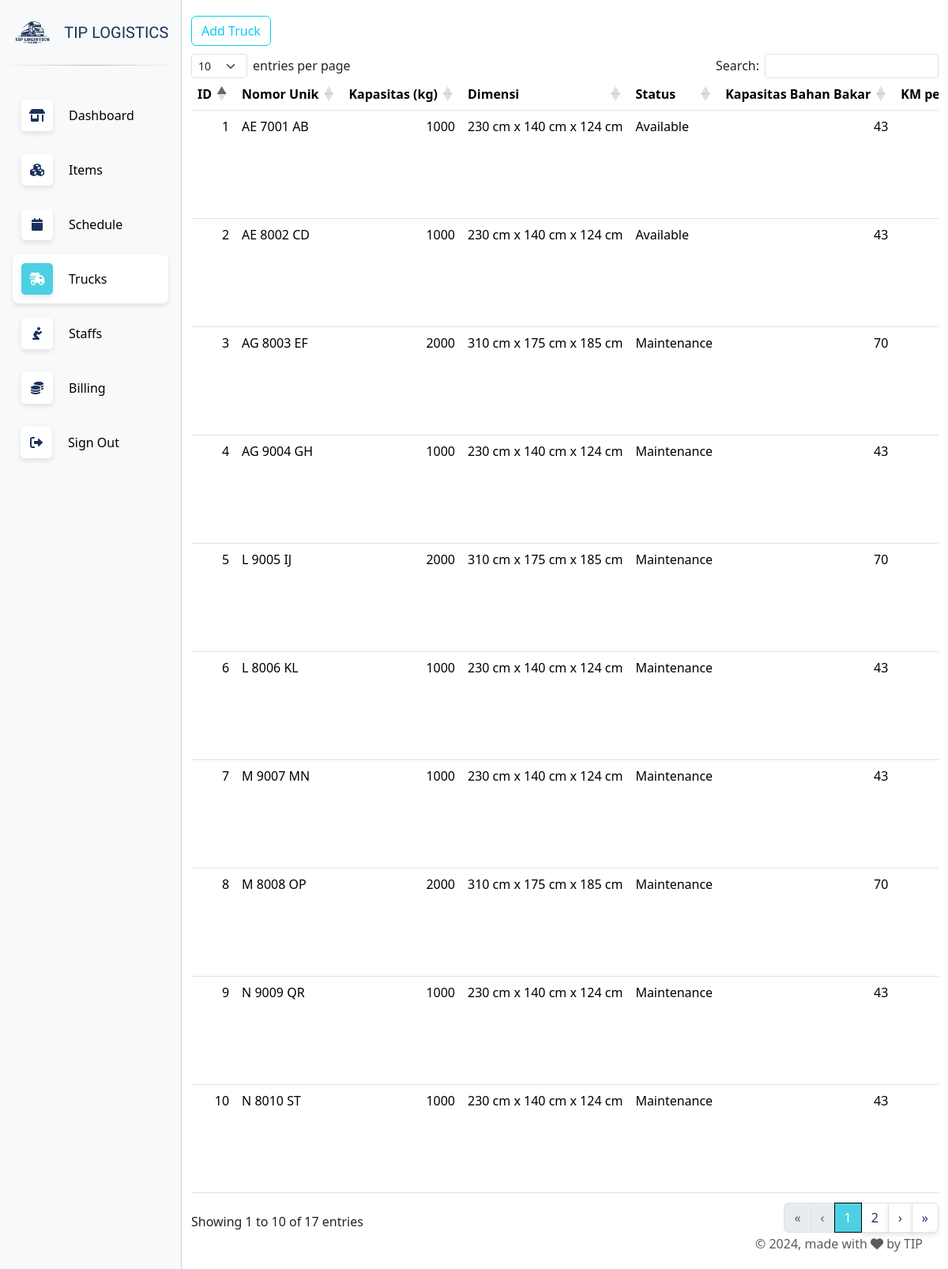
The page /trucks.php (signed in) on the database its author committed.
### tables this page shows
CREATE TABLE `truck` (
  `id` int(11) NOT NULL,
  `unique_number` varchar(11) DEFAULT NULL,
  `capacity_kg` int(11) NOT NULL,
  `panjang` float NOT NULL,
  `lebar` float NOT NULL,
  `tinggi` float NOT NULL,
  `t_status` tinyint(1) NOT NULL,
  `fuel_capacity` int(11) NOT NULL,
  `fuel_now` float NOT NULL,
  `km_per_liter` float NOT NULL,
  `id_fuel` int(11) NOT NULL,
  `id_location` int(11) NOT NULL
);

### trucks.php (the view, shortened to what this page needs)
<?php
require "connect.php";
?>
<!DOCTYPE html>
<html lang="en">
<head>
    <?php include('head.php'); ?>
</head>
<body>
    <?php
      include('navbar.php');
    ?>
    <div class="main-content">
      <div class="container">
        <button type="button" class="btn btn-outline-info" onclick="window.location.href='add.php'" style="margin-top:20px;">Add Truck</button>
        <table class="table table-hover fixed-size-table table-generate" id="table-truck">
          <thead>
            <tr>
                <th>ID</th>
                <th>Nomor Unik</th>
                <th>Kapasitas (kg)</th>
                <th>Dimensi</th>
                <th>Status</th>
                <th>Kapasitas Bahan Bakar</th>
                <th>KM per Liter</th>
            </tr>
          </thead>
          <tbody>
          <?php
            $query = "SELECT truck.*, fuel.fuel_type, fuel.cost_per_liter, location.alamat, location.kota_kabupaten, location.kecamatan, location.kelurahan_desa, location.kode_pos, location.latitude, location.longitude, driver1.driver_name AS driver1_name, driver2.driver_name AS driver2_name
                      FROM truck
                      LEFT JOIN fuel ON truck.id_fuel = fuel.id
                      LEFT JOIN location ON truck.id_location = location.id
                      LEFT JOIN truck_driver td1 ON truck.id = td1.id_truck AND td1.position = '1'
                      LEFT JOIN driver driver1 ON td1.id_driver = driver1.id
                      LEFT JOIN truck_driver td2 ON truck.id = td2.id_truck AND td2.position = '2'
                      LEFT JOIN driver driver2 ON td2.id_driver = driver2.id";
            $result = mysqli_query($con, $query);
            while ($row = mysqli_fetch_assoc($result)) {
                $status_lama = $row['t_status'];
                $stat = "";
                if ($status_lama == 1){
                    $stat = "Available";
                }else if ($status_lama == 2){
                    $stat = "Maintenance";
                }else{
                    $stat = "Unavailable";
                }
                echo "<tr>";
                echo "<td>{$row['id']}</td>";
                echo "<td>{$row['unique_number']}</td>";
                echo "<td>{$row['capacity_kg']}</td>";
                echo "<td>" . $row['panjang'] . " cm x " . $row['lebar'] . " cm x " . $row['tinggi'] . " cm</td>";
                echo "<td>{$stat}</td>";
                echo "<td>{$row['fuel_capacity']}</td>";
                echo "<td>{$row['km_per_liter']}</td>";
                echo "</tr>";
            }
            ?>
          </tbody>
        </table>
      </div>
    <?php
      include('footer.php');
    ?>
    </div>
</body>
</html>

### head.php (shortened to what this page needs)
<link href="https://cdn.jsdelivr.net/npm/bootstrap@5.3.3/dist/css/bootstrap.min.css" rel="stylesheet">
<link rel="stylesheet" href="https://cdn.jsdelivr.net/npm/@docsearch/css@3">
<link rel="stylesheet" href="assets/solid.min.css" type="text/css">
<link rel="stylesheet" href="assets/all.min.css" type="text/css">
<link rel="stylesheet" href="assets/style.css" type="text/css">
<link rel="stylesheet" href="https://cdnjs.cloudflare.com/ajax/libs/font-awesome/6.0.0-beta3/css/all.min.css">
<link href="https://cdn.datatables.net/v/dt/dt-2.0.3/datatables.min.css" rel="stylesheet">
<link href="assets/datatables/datatables.css" rel="stylesheet">
<link rel="stylesheet" href="https://pyscript.net/alpha/pyscript.css" />

### navbar.php (shortened to what this page needs)
<div class="offcanvas offcanvas-start bg-body-tertiary" data-bs-scroll="true" data-bs-backdrop="false" tabindex="-1" id="offcanvasScrolling" aria-labelledby="offcanvasScrollingLabel" style="width: fit-content !important;">
    <div class="offcanvas-header">
        <h5 class="offcanvas-title">
            <img src="images/logo-bt.png" style="height: 50px; display: inline-block; vertical-align: middle;" alt="Logo" >
            <span class="button-label navbar-brand black-ops-one-regular" href="dashboard.php" >
                TIP LOGISTICS
            </span>
        </h5>
    </div>
    <hr class="gradient-line"  style="margin-top: 0; padding-top: 0; ">
    <div class="offcanvas-body">
        <div class="d-flex flex-column align-items-start p-0">
            <div class="btn-group-vertical gap-2 w-100" role="group" aria-label="Custom Radio Buttons">
            <button type="button" class="btn btn-transparent d-flex justify-content-start align-items-center rounded-3 p-0" aria-pressed="false" onclick="toggleButton(this)">
                <div class="btn-icon" aria-pressed="false" >
                    <i class="fa-solid fa-shop"></i>
                </div>
                <span class="button-label">Dashboard</span>
            </button>
            <button type="button" class="btn btn-transparent d-flex justify-content-start align-items-center rounded-3 p-0" aria-pressed="false" onclick="toggleButton(this)">
                <div class="btn-icon">
                    <i class="fa-solid fa-cubes" aria-pressed="false"></i>
                </div>
                <span class="button-label">Items</span>
            </button>
            <button type="button" class="btn btn-transparent d-flex justify-content-start align-items-center rounded-3 p-0" aria-pressed="false" onclick="toggleButton(this)">
                <div class="btn-icon">
                    <i class="fa-solid fa-calendar" aria-pressed="false"></i>
                </div>
                <span class="button-label">Schedule</span>
            </button>
            <button type="button" class="btn btn-transparent d-flex justify-content-start align-items-center rounded-3 p-0" aria-pressed="false" onclick="toggleButton(this)">
                <div class="btn-icon">
                    <i class="fa-solid fa-truck-fast" aria-pressed="false"></i>
                </div>
                <span class="button-label">Trucks</span>
            </button>
            <button type="button" class="btn btn-transparent d-flex justify-content-start align-items-center rounded-3 p-0" aria-pressed="false" onclick="toggleButton(this)">
                <div class="btn-icon">
                    <i class="fa-solid fa-person-praying" aria-pressed="false"></i>
                </div>
                <span class="button-label">Staffs</span>
            </button>
            <button type="button" class="btn btn-transparent d-flex justify-content-start align-items-center rounded-3 p-0" aria-pressed="false" onclick="toggleButton(this)">
                <div class="btn-icon">
                    <i class="fa-solid fa-coins" aria-pressed="false"></i>
                </div>
                <span class="button-label">Billing</span>
            </button>
            <form action="" method="POST">
                <button type="submit" name="logout" class="btn btn-transparent d-flex justify-content-start align-items-center rounded-3 p-0" aria-pressed="false">
                    <div class="btn-icon">
                        <i class="fa-solid fa-right-from-bracket" aria-pressed="false"></i>
                    </div>
                    <span class="button-label">Sign Out</span>
                </button>
            </form>
            </div>
        </div>
    </div>
</div>

### footer.php (shortened to what this page needs)
<footer class="footer">
    <div class="container-fluid">
        <div class="row align-items-end justify-content-end">
            <div class="col-lg-6 mb-lg-0 mb-4">
                <div class="copyright text-end text-sm text-muted text-lg-end">
                © 2024,
                made with <i class="fa fa-heart"></i> by TIP
                </div>
            </div>
        </div>
    </div>
</footer>

### assets/style.css (style rules this page uses)
.offcanvas-header { display: flex; align-items: center; margin:0; }
.offcanvas-body { overflow-y: auto; scrollbar-width: thin; }
.gradient-line { background: radial-gradient(circle at center, #000000 0%, #ffffff 100%); height: 1px; border: none; }
.black-ops-one-regular { font-family: "Black Ops One", system-ui; font-weight: 400; font-style: normal; color: #1A3358; display: inline-block; vertical-align: middle; }
.btn-transparent { background-color: transparent !important; border-color: transparent !important; color: #000; }
.btn-transparent.active, .btn-transparent:hover { background-color: rgba(255, 255, 255, 1) !important; color: #000; box-shadow: 0px 3px 6px rgba(0, 0, 0, 0.1); }
form button[type="submit"].btn-transparent { background-color: transparent; border: none; color: #000; cursor: pointer; }
.button-label { margin-left: 10px; }
.btn-icon { display: flex; align-items: center; justify-content: center; width: 40px; height: 40px; border-radius: 5px; margin: 10px; }
.btn-icon.active { background-color: #4DD0E1; color: white; box-shadow: 0px 3px 6px rgba(0, 0, 0, 0.1); }
.btn-icon:not(.active) { background-color: white; color: #1A315F; box-shadow: 0px 3px 6px rgba(0, 0, 0, 0.1); }
.btn-icon i { display: block; margin: 0; }
th, td { white-space: nowrap; }
.footer { margin-right: 20px; padding-bottom: 20px; }

### assets/datatables/datatables.css (style rules this page uses)
:root { --dt-row-selected: 13, 110, 253; --dt-row-selected-text: 255, 255, 255; --dt-row-selected-link: 9, 10, 11; --dt-row-stripe: 0, 0, 0; --dt-row-hover: 0, 0, 0; --dt-column-ordering: 0, 0, 0; --dt-html-background: white; }
table.dataTable thead > tr > th.dt-orderable-asc, table.dataTable thead > tr > th.dt-orderable-desc, table.dataTable thead > tr > th.dt-ordering-asc, table.dataTable thead > tr > th.dt-ordering-desc, table.dataTable thead > tr > td.dt-orderable-asc, table.dataTable thead > tr > td.dt-orderable-desc, table.dataTable thead > tr > td.dt-ordering-asc, table.dataTable thead > tr > td.dt-ordering-desc { position: relative; padding-right: 30px; }
table.dataTable thead > tr > th.dt-orderable-asc, table.dataTable thead > tr > th.dt-orderable-desc, table.dataTable thead > tr > td.dt-orderable-asc, table.dataTable thead > tr > td.dt-orderable-desc { cursor: pointer; }
table.dataTable th, table.dataTable td { box-sizing: border-box; }
table.dataTable th.dt-type-numeric, table.dataTable th.dt-type-date, table.dataTable td.dt-type-numeric, table.dataTable td.dt-type-date { text-align: right; }
table.dataTable thead th, table.dataTable thead td, table.dataTable tfoot th, table.dataTable tfoot td { text-align: left; }
table.table.dataTable { clear: both; margin-bottom: 0; max-width: none; border-spacing: 0; }
table.table.dataTable > :not(caption) > * > * { background-color: transparent; }
table.table.dataTable > tbody > tr { background-color: transparent; }

### rows shown on the page
truck: id "1", unique_number "AE 7001 AB", capacity_kg "1000", panjang "230", lebar "140", tinggi "124", t_status "Available", fuel_capacity "43"
truck: id "2", unique_number "AE 8002 CD", capacity_kg "1000", panjang "230", lebar "140", tinggi "124", t_status "Available", fuel_capacity "43"
truck: id "3", unique_number "AG 8003 EF", capacity_kg "2000", panjang "310", lebar "175", tinggi "185", t_status "Maintenance", fuel_capacity "70"
truck: id "4", unique_number "AG 9004 GH", capacity_kg "1000", panjang "230", lebar "140", tinggi "124", t_status "Maintenance", fuel_capacity "43"
truck: id "5", unique_number "L 9005 IJ", capacity_kg "2000", panjang "310", lebar "175", tinggi "185", t_status "Maintenance", fuel_capacity "70"
truck: id "6", unique_number "L 8006 KL", capacity_kg "1000", panjang "230", lebar "140", tinggi "124", t_status "Maintenance", fuel_capacity "43"
truck: id "7", unique_number "M 9007 MN", capacity_kg "1000", panjang "230", lebar "140", tinggi "124", t_status "Maintenance", fuel_capacity "43"
truck: id "8", unique_number "M 8008 OP", capacity_kg "2000", panjang "310", lebar "175", tinggi "185", t_status "Maintenance", fuel_capacity "70"
truck: id "9", unique_number "N 9009 QR", capacity_kg "1000", panjang "230", lebar "140", tinggi "124", t_status "Maintenance", fuel_capacity "43"
truck: id "10", unique_number "N 8010 ST", capacity_kg "1000", panjang "230", lebar "140", tinggi "124", t_status "Maintenance", fuel_capacity "43"
